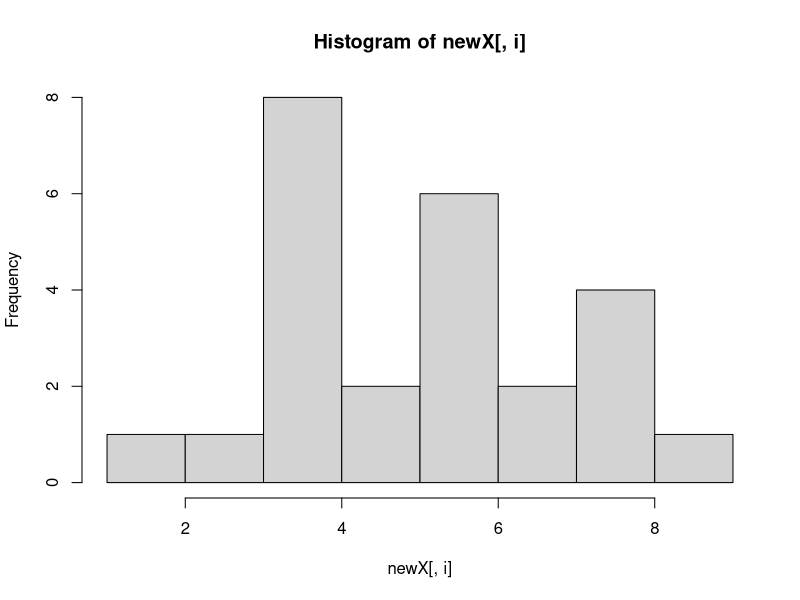
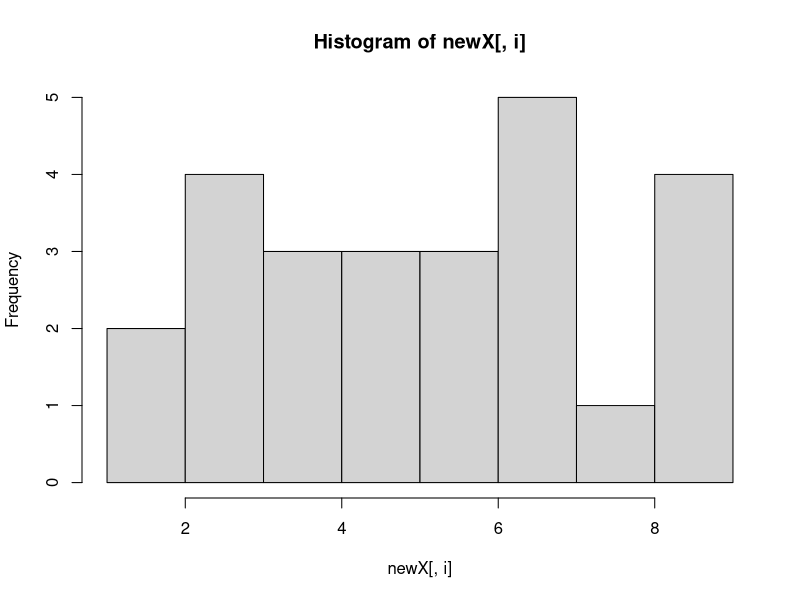
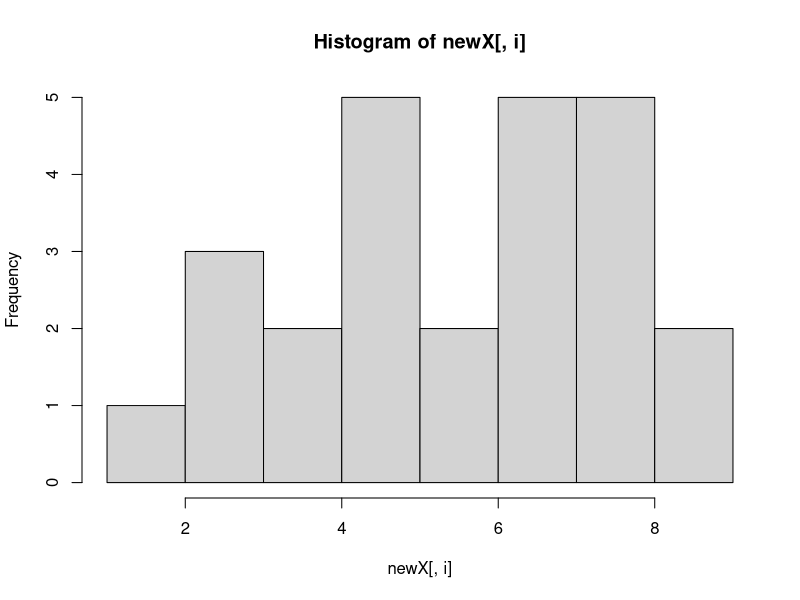
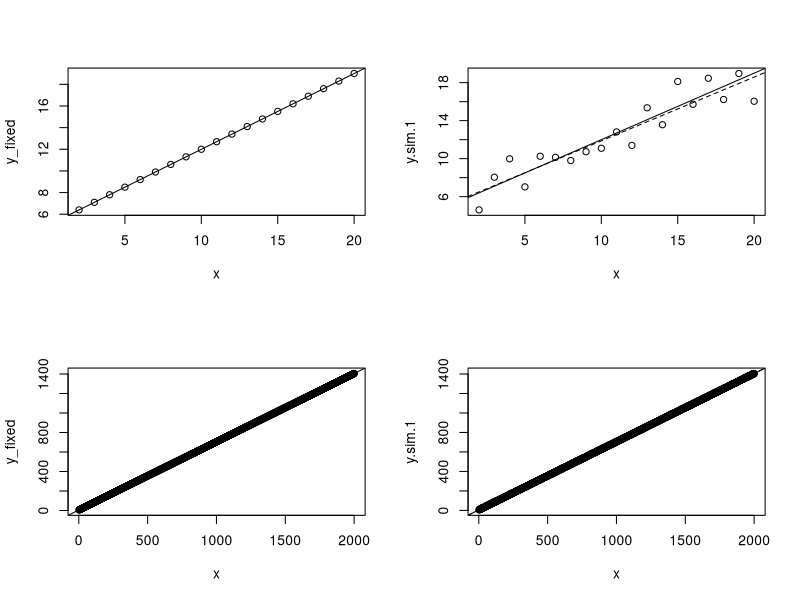
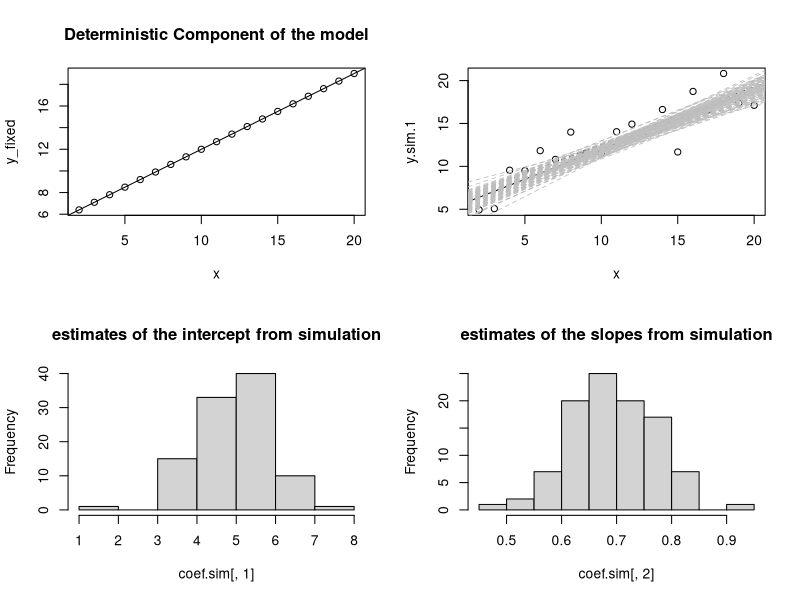

These charts were generated, in order, by the following R code:
############################################################################
############################################################################
############################################################################
############################################################################

#Simulation code 1:

a1=replicate(n=3,rnorm(25,5,2))
a2=replicate(n=3,rnorm(100,5,2))
a3=replicate(n=3,rnorm(10000,5,2))

apply((a1),MARGIN = 2, hist)

apply(a1,MARGIN = 2, mean)
apply(a2,MARGIN = 2, mean)
apply(a3,MARGIN = 2, mean)

sd(apply(a1,MARGIN = 2, mean))
sd(apply(a2,MARGIN = 2, mean))
sd(apply(a3,MARGIN = 2, mean))


sd(apply(a1,MARGIN = 2, sd))
sd(apply(a2,MARGIN = 2, sd))
sd(apply(a3,MARGIN = 2, sd))

par(mfrow=c(2,2))
a=5
b=.7
x<-seq(2,20)
y_fixed <- a+ b*x
plot(y_fixed~x)#plot(x,y_fixed)
abline(a,b)

#generate synthetic simulated gaussian/normal data
y.sim.1 <- rnorm(length(x), mean = y_fixed, sd=2)
plot(y.sim.1~x)
abline(a,b)

#now do linear regression on synthetic data
y.sim.1.lm <- lm(y.sim.1~x)
summary(y.sim.1.lm)
confint(y.sim.1.lm)
#this draws the linear regression line on the sythetic data
abline(reg = y.sim.1.lm, lty=2)


a=5
b=.7
x<-seq(2,2000)
y_fixed <- a+ b*x
plot(y_fixed~x)#plot(x,y_fixed)
abline(a,b)

#generate synthetic simulated gaussian/normal data
y.sim.1 <- rnorm(length(x), mean = y_fixed, sd=2)
plot(y.sim.1~x)
abline(a,b)

#now do linear regression on synthetic data
y.sim.1.lm <- lm(y.sim.1~x)
summary(y.sim.1.lm)
confint(y.sim.1.lm)
#this draws the linear regression line on the sythetic data
abline(reg = y.sim.1.lm, lty=2)


############################################################################
############################################################################
############################################################################
############################################################################

#Simulation code 2:

### Updated Feb 8th 2011.

# The goal of this tutorial is.....

# let's have a regression  Y~ N(a+b*x, sd)
par(mfrow=c(2,2))
a=5
b=0.7
x <- seq(2,20)
y_fixed <- a + b*x # we are expressing the relationship between y and x as a linear model. In this case we are generating the data using such a model.
plot(y_fixed~x, main= "Deterministic Component of the model") # A linear model 
abline(a=5, b=0.7)
# But data is generally generated by a noiser (and usually unknown process), so we add some variation. In this case let's say sd=2. Let's think about what this means?

y.sim.1 <- rnorm(length(x), mean=y_fixed, sd=2) # Explain length(x)
plot(y.sim.1~x)
abline(a=5, b=0.7) # Expected relationship based on the (known) parameters we used.

# But what are the estimated values for these parameters  for the regression?
y.sim.1.lm <- lm(y.sim.1 ~ x)

anova(lm(y.sim.1 ~ x))
anova(lm(y.sim.1 ~ x))[2,2]
sum(resid(lm(y.sim.1 ~ x))^2)


coef(y.sim.1.lm) # This pulls out the estimated coefficients (intercept and slope)
summary(y.sim.1.lm)  # notice parameter estimates and RSE!
confint(y.sim.1.lm) # does it include our expected values
abline(reg=y.sim.1.lm, lty=2) # estimated values based on simulated data.
# The point is, we have now done a little simulation of our regression model. 


# Write a script to repeat this simulation 100 times, describe the distribution of the fitted lines? The estimated coefficients.

simmie.1 <- function() {
  y.sim.1 <- rnorm(length(x), mean=y_fixed, sd=2) # generate a sample from the distribution
  y.sim.1.lm <- lm(y.sim.1 ~ x) # using the new sample, re-run the model
  abline(reg=y.sim.1.lm,lty=2, col="grey", lwd=0.8) # Draw the fitted line for the model
  coef(y.sim.1.lm)  # extract the coeffiecients from this new model
}

coef.sim <- replicate(n=100, simmie.1()) # repeatedly call the function n times.

coef.sim <- t(coef.sim) # transposing the output from the simulation
dim(coef.sim)
hist(coef.sim[,1], main='estimates of the intercept from simulation')
hist(coef.sim[,2], main='estimates of the slopes from simulation')

sd(coef.sim[,1]) # compare this to the standard error of the intercept
sd(coef.sim[,2]) # compare this to the standard error of the slope
summary(y.sim.1.lm)
# Repeat this, and alter the size of the 'sd' when generating the random variation.  How does this influence your results?
